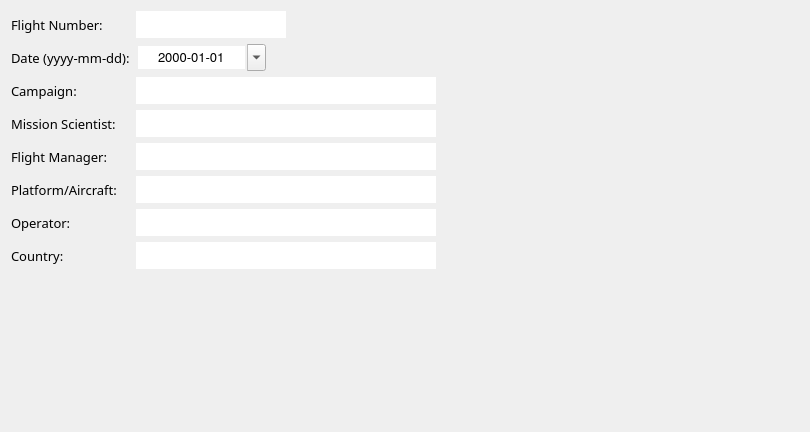
          <widget class="QWidget" name="flight_information_page">
           <property name="geometry">
            <rect>
             <x>0</x>
             <y>0</y>
             <width>810</width>
             <height>432</height>
            </rect>
           </property>
           <attribute name="label">
            <string>Flight Information</string>
           </attribute>
           <layout class="QGridLayout" name="gridLayout_6">
            <item row="0" column="0">
             <layout class="QHBoxLayout" name="horizontalLayout_52">
              <item>
               <layout class="QVBoxLayout" name="verticalLayout_42">
                <item>
                 <widget class="QLabel" name="label_2">
                  <property name="font">
                   <font>
                    <family>Droid Sans Fallback</family>
                    <pointsize>10</pointsize>
                    <weight>50</weight>
                    <bold>false</bold>
                    <stylestrategy>PreferAntialias</stylestrategy>
                   </font>
                  </property>
                  <property name="text">
                   <string>Flight Number:</string>
                  </property>
                 </widget>
                </item>
                <item>
                 <widget class="QLabel" name="label_3">
                  <property name="font">
                   <font>
                    <family>Droid Sans Fallback</family>
                    <pointsize>10</pointsize>
                    <weight>50</weight>
                    <bold>false</bold>
                    <stylestrategy>PreferAntialias</stylestrategy>
                   </font>
                  </property>
                  <property name="text">
                   <string>Date (yyyy-mm-dd):</string>
                  </property>
                 </widget>
                </item>
                <item>
                 <widget class="QLabel" name="label_4">
                  <property name="font">
                   <font>
                    <family>Droid Sans Fallback</family>
                    <pointsize>10</pointsize>
                    <weight>50</weight>
                    <bold>false</bold>
                    <stylestrategy>PreferAntialias</stylestrategy>
                   </font>
                  </property>
                  <property name="text">
                   <string>Campaign:</string>
                  </property>
                 </widget>
                </item>
                <item>
                 <widget class="QLabel" name="label_5">
                  <property name="font">
                   <font>
                    <family>Droid Sans Fallback</family>
                    <pointsize>10</pointsize>
                    <weight>50</weight>
                    <bold>false</bold>
                    <stylestrategy>PreferAntialias</stylestrategy>
                   </font>
                  </property>
                  <property name="text">
                   <string>Mission Scientist:</string>
                  </property>
                 </widget>
                </item>
                <item>
                 <widget class="QLabel" name="label_6">
                  <property name="font">
                   <font>
                    <family>Droid Sans Fallback</family>
                    <pointsize>10</pointsize>
                    <weight>50</weight>
                    <bold>false</bold>
                    <stylestrategy>PreferAntialias</stylestrategy>
                   </font>
                  </property>
                  <property name="text">
                   <string>Flight Manager:</string>
                  </property>
                 </widget>
                </item>
                <item>
                 <widget class="QLabel" name="label_7">
                  <property name="font">
                   <font>
                    <family>Droid Sans Fallback</family>
                    <pointsize>10</pointsize>
                    <weight>50</weight>
                    <bold>false</bold>
                    <stylestrategy>PreferAntialias</stylestrategy>
                   </font>
                  </property>
                  <property name="text">
                   <string>Platform/Aircraft:</string>
                  </property>
                 </widget>
                </item>
                <item>
                 <widget class="QLabel" name="label_8">
                  <property name="font">
                   <font>
                    <family>Droid Sans Fallback</family>
                    <pointsize>10</pointsize>
                    <weight>50</weight>
                    <bold>false</bold>
                    <stylestrategy>PreferAntialias</stylestrategy>
                   </font>
                  </property>
                  <property name="text">
                   <string>Operator:</string>
                  </property>
                 </widget>
                </item>
                <item>
                 <widget class="QLabel" name="label_9">
                  <property name="font">
                   <font>
                    <family>Droid Sans Fallback</family>
                    <pointsize>10</pointsize>
                    <weight>50</weight>
                    <bold>false</bold>
                    <stylestrategy>PreferAntialias</stylestrategy>
                   </font>
                  </property>
                  <property name="text">
                   <string>Country:</string>
                  </property>
                 </widget>
                </item>
               </layout>
              </item>
              <item>
               <layout class="QVBoxLayout" name="verticalLayout_36">
                <item>
                 <widget class="QLineEdit" name="flightNumberLine">
                  <property name="minimumSize">
                   <size>
                    <width>150</width>
                    <height>27</height>
                   </size>
                  </property>
                  <property name="maximumSize">
                   <size>
                    <width>150</width>
                    <height>27</height>
                   </size>
                  </property>
                  <property name="frame">
                   <bool>false</bool>
                  </property>
                 </widget>
                </item>
                <item>
                 <widget class="QDateEdit" name="dateLine">
                  <property name="minimumSize">
                   <size>
                    <width>130</width>
                    <height>27</height>
                   </size>
                  </property>
                  <property name="maximumSize">
                   <size>
                    <width>130</width>
                    <height>27</height>
                   </size>
                  </property>
                  <property name="font">
                   <font>
                    <family>FreeSans</family>
                    <pointsize>10</pointsize>
                    <weight>50</weight>
                    <bold>false</bold>
                    <stylestrategy>PreferAntialias</stylestrategy>
                   </font>
                  </property>
                  <property name="frame">
                   <bool>false</bool>
                  </property>
                  <property name="alignment">
                   <set>Qt::AlignCenter</set>
                  </property>
                  <property name="accelerated">
                   <bool>true</bool>
                  </property>
                  <property name="time">
                   <time>
                    <hour>23</hour>
                    <minute>0</minute>
                    <second>0</second>
                   </time>
                  </property>
                  <property name="displayFormat">
                   <string>yyyy-MM-dd</string>
                  </property>
                  <property name="calendarPopup">
                   <bool>true</bool>
                  </property>
                  <property name="timeSpec">
                   <enum>Qt::UTC</enum>
                  </property>
                 </widget>
                </item>
                <item>
                 <widget class="QLineEdit" name="campaignLine">
                  <property name="minimumSize">
                   <size>
                    <width>300</width>
                    <height>27</height>
                   </size>
                  </property>
                  <property name="maximumSize">
                   <size>
                    <width>300</width>
                    <height>27</height>
                   </size>
                  </property>
                  <property name="frame">
                   <bool>false</bool>
                  </property>
                 </widget>
                </item>
                <item>
                 <widget class="QLineEdit" name="missionSciLine">
                  <property name="minimumSize">
                   <size>
                    <width>300</width>
                    <height>27</height>
                   </size>
                  </property>
                  <property name="maximumSize">
                   <size>
                    <width>300</width>
                    <height>27</height>
                   </size>
                  </property>
                  <property name="frame">
                   <bool>false</bool>
                  </property>
                 </widget>
                </item>
                <item>
                 <widget class="QLineEdit" name="flightManagerLine">
                  <property name="minimumSize">
                   <size>
                    <width>300</width>
                    <height>27</height>
                   </size>
                  </property>
                  <property name="maximumSize">
                   <size>
                    <width>300</width>
                    <height>27</height>
                   </size>
                  </property>
                  <property name="frame">
                   <bool>false</bool>
                  </property>
                 </widget>
                </item>
                <item>
                 <widget class="QLineEdit" name="platformLine">
                  <property name="minimumSize">
                   <size>
                    <width>300</width>
                    <height>27</height>
                   </size>
                  </property>
                  <property name="maximumSize">
                   <size>
                    <width>300</width>
                    <height>27</height>
                   </size>
                  </property>
                  <property name="frame">
                   <bool>false</bool>
                  </property>
                 </widget>
                </item>
                <item>
                 <widget class="QLineEdit" name="operatorLine">
                  <property name="minimumSize">
                   <size>
                    <width>300</width>
                    <height>27</height>
                   </size>
                  </property>
                  <property name="maximumSize">
                   <size>
                    <width>300</width>
                    <height>27</height>
                   </size>
                  </property>
                  <property name="frame">
                   <bool>false</bool>
                  </property>
                 </widget>
                </item>
                <item>
                 <widget class="QLineEdit" name="countryLine">
                  <property name="minimumSize">
                   <size>
                    <width>300</width>
                    <height>27</height>
                   </size>
                  </property>
                  <property name="maximumSize">
                   <size>
                    <width>300</width>
                    <height>27</height>
                   </size>
                  </property>
                  <property name="frame">
                   <bool>false</bool>
                  </property>
                 </widget>
                </item>
               </layout>
              </item>
             </layout>
            </item>
            <item row="0" column="1">
             <spacer name="horizontalSpacer_51">
              <property name="orientation">
               <enum>Qt::Horizontal</enum>
              </property>
              <property name="sizeHint" stdset="0">
               <size>
                <width>354</width>
                <height>20</height>
               </size>
              </property>
             </spacer>
            </item>
            <item row="1" column="0">
             <spacer name="verticalSpacer_19">
              <property name="orientation">
               <enum>Qt::Vertical</enum>
              </property>
              <property name="sizeHint" stdset="0">
               <size>
                <width>20</width>
                <height>295</height>
               </size>
              </property>
             </spacer>
            </item>
           </layout>
          </widget>
